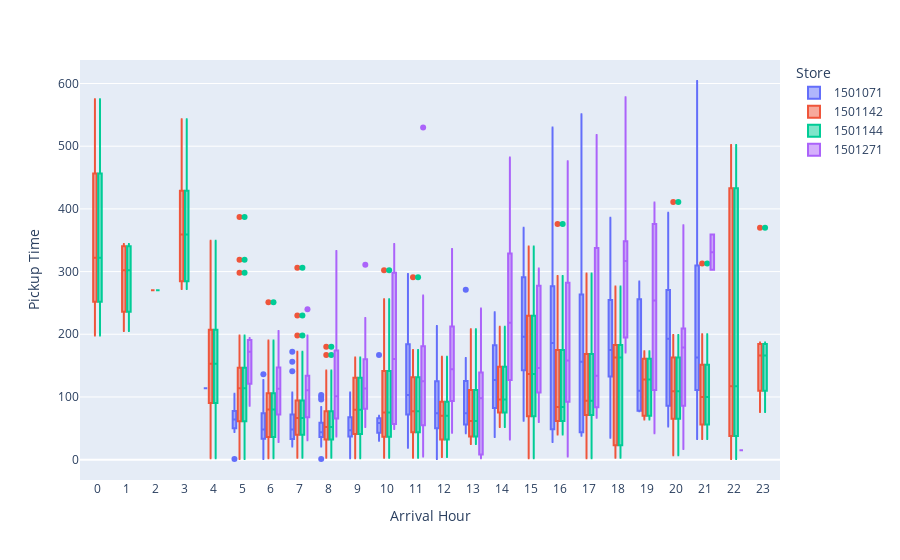

Notebook code for this chart:
### Markdown cell above
**Box graph on _order time_ overtime**

1. Box graph is a valuable tool for identifying anomalous orders with extended order times. For instance, in the blue store after 5 am, there is an order that took 489 seconds. Similar anomalies can be observed for the green and red stores.
2. The box graph also highlights the variance in service times. A shorter box represents more stable service, while a longer box indicates a larger variance and less consistent service. For example, the blue store has a long box after 6 pm, and both the green and red stores exhibit longer boxes around 3 am, 10 pm, and 11 pm. This suggests that several customers experienced significantly longer order times than the average during these periods. 
3. Furthermore, the box plot allows for a comparison of average order times across different time slots. For instance, both the blue and red stores have considerably longer average order times (137 seconds) at specific points, which is nearly 3.6 times higher than other time slots.

### Code cell
# box graph on pickup time overtime
fig = px.box(df, x='Arrival Hour', y='Pickup Time', color='Store')
fig.update_layout(xaxis={'dtick': 'M1'})
fig.show()

### Figure 1 — Plotly figure (JSON) as saved in the notebook; plotly's stock layout.template omitted (floating-point values rounded to 4 significant figures; data arrays with more than 128 entries replaced by an {"elided": "..."} marker saying what was removed)
{"data": [{"alignmentgroup": "True", "hovertemplate": "Store=1501071<br>Arrival Hour=%{x}<br>Pickup Time=%{y}<extra></extra>", "legendgroup": "1501071", "marker": {"color": "#636efa"}, "name": "1501071", "notched": false, "offsetgroup": "1501071", "orientation": "v", "showlegend": true, "type": "box", "x": {"elided": "342 int values"}, "x0": " ", "xaxis": "x", "y": {"elided": "342 int values"}, "y0": " ", "yaxis": "y"}, {"alignmentgroup": "True", "hovertemplate": "Store=1501142<br>Arrival Hour=%{x}<br>Pickup Time=%{y}<extra></extra>", "legendgroup": "1501142", "marker": {"color": "#EF553B"}, "name": "1501142", "notched": false, "offsetgroup": "1501142", "orientation": "v", "showlegend": true, "type": "box", "x": {"elided": "386 int values"}, "x0": " ", "xaxis": "x", "y": {"elided": "386 int values"}, "y0": " ", "yaxis": "y"}, {"alignmentgroup": "True", "hovertemplate": "Store=1501144<br>Arrival Hour=%{x}<br>Pickup Time=%{y}<extra></extra>", "legendgroup": "1501144", "marker": {"color": "#00cc96"}, "name": "1501144", "notched": false, "offsetgroup": "1501144", "orientation": "v", "showlegend": true, "type": "box", "x": {"elided": "386 int values"}, "x0": " ", "xaxis": "x", "y": {"elided": "386 int values"}, "y0": " ", "yaxis": "y"}, {"alignmentgroup": "True", "hovertemplate": "Store=1501271<br>Arrival Hour=%{x}<br>Pickup Time=%{y}<extra></extra>", "legendgroup": "1501271", "marker": {"color": "#ab63fa"}, "name": "1501271", "notched": false, "offsetgroup": "1501271", "orientation": "v", "showlegend": true, "type": "box", "x": {"elided": "215 int values"}, "x0": " ", "xaxis": "x", "y": {"elided": "215 int values"}, "y0": " ", "yaxis": "y"}], "layout": {"autosize": true, "boxmode": "group", "legend": {"title": {"text": "Store"}, "tracegroupgap": 0}, "margin": {"t": 60}, "xaxis": {"anchor": "y", "autorange": true, "domain": [0, 1], "dtick": "M1", "range": [-0.59, 23.59], "title": {"text": "Arrival Hour"}, "type": "linear"}, "yaxis": {"anchor": "x", "autorange": true, "domain": [0, 1], "range": [-32.5, 637.5], "title": {"text": "Pickup Time"}, "type": "linear"}}}
